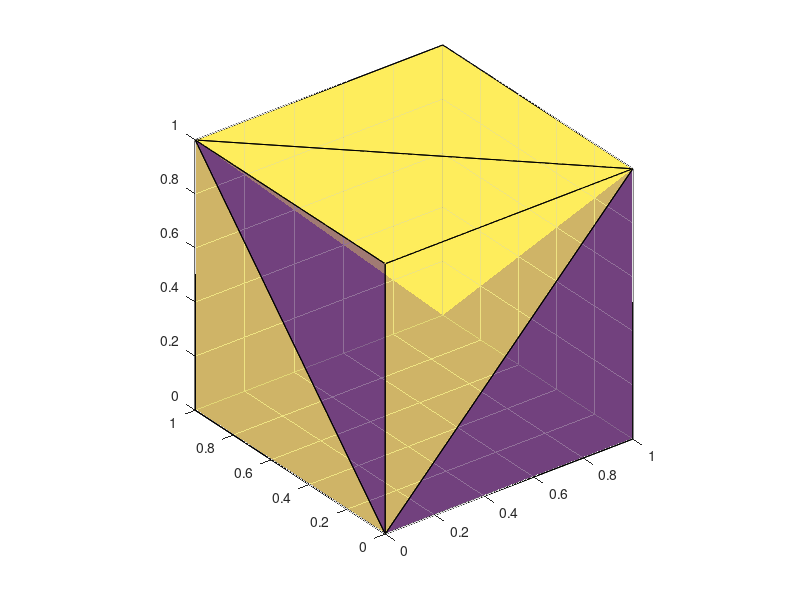

The MATLAB source for this figure:
%% Check whether a point is in the convex hull.

%% 3D Box.
Z = [0 0 0 0 1 1 1 1]';
X = [1 1 0 0 1 1 0 0]';
Y = [1 0 1 0 1 0 1 0]';
K = convhull(X,Y,Z);
trisurf(K,X,Y,Z,'facealpha',0.5)
axis vis3d

%% Plane equations.
mu = [mean(X) mean(Y) mean(Z)]';
XYZ = [X Y Z];
A = zeros([size(K,1) 3]);
b = zeros([size(K,1) 1]);
for i = 1:size(K,1)
    p1 = XYZ(K(i,1),:)';
    p2 = XYZ(K(i,2),:)';
    p3 = XYZ(K(i,3),:)';
    P = [p1 p2 p3] - [p1 p1 p1];
    T = orth(P);
    n = cross(T(:,1),T(:,2));
    n0 = n / norm(n);
    d = p1'*n0;
    n0 = sign(mu'*n0 - d) .* n0;
    d = sign(mu'*n0 - d) .* d;
    A(i,:) = n0';
    b(i) = d;
end
in_cvhull = all(A*[0 0 -1]' >= b);